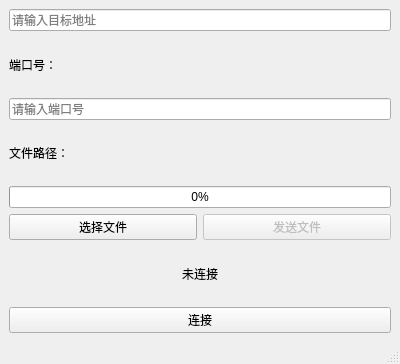
<?xml version="1.0" encoding="UTF-8"?>
<ui version="4.0">
 <class>FileTransfer</class>
 <widget class="QMainWindow" name="FileTransfer">
  <property name="geometry">
   <rect>
    <x>0</x>
    <y>0</y>
    <width>400</width>
    <height>364</height>
   </rect>
  </property>
  <property name="windowTitle">
   <string>文件传输</string>
  </property>
  <widget class="QWidget" name="centralwidget">
   <layout class="QVBoxLayout" name="verticalLayout">
    <item>
     <widget class="QLineEdit" name="targetAddressEdit">
      <property name="placeholderText">
       <string>请输入目标地址</string>
      </property>
     </widget>
    </item>
    <item>
     <widget class="QLabel" name="portNumberLabel">
      <property name="text">
       <string>端口号：</string>
      </property>
     </widget>
    </item>
    <item>
     <widget class="QLineEdit" name="portNumberEdit">
      <property name="placeholderText">
       <string>请输入端口号</string>
      </property>
     </widget>
    </item>
    <item>
     <widget class="QLabel" name="filePathLabel">
      <property name="text">
       <string>文件路径：</string>
      </property>
     </widget>
    </item>
    <item>
     <widget class="QProgressBar" name="progressBar">
      <property name="minimum">
       <number>0</number>
      </property>
      <property name="maximum">
       <number>100</number>
      </property>
      <property name="value">
       <number>0</number>
      </property>
     </widget>
    </item>
    <item>
     <layout class="QHBoxLayout" name="horizontalLayout">
      <item>
       <widget class="QPushButton" name="selectFileButton">
        <property name="text">
         <string>选择文件</string>
        </property>
       </widget>
      </item>
      <item>
       <widget class="QPushButton" name="sendFileButton">
        <property name="enabled">
         <bool>false</bool>
        </property>
        <property name="text">
         <string>发送文件</string>
        </property>
       </widget>
      </item>
     </layout>
    </item>
    <item alignment="Qt::AlignmentFlag::AlignHCenter">
     <widget class="QLabel" name="connectionStatusLabel">
      <property name="text">
       <string>未连接</string>
      </property>
     </widget>
    </item>
    <item>
     <widget class="QPushButton" name="connectButton">
      <property name="enabled">
       <bool>true</bool>
      </property>
      <property name="text">
       <string>连接</string>
      </property>
     </widget>
    </item>
   </layout>
  </widget>
  <widget class="QMenuBar" name="menubar">
   <property name="geometry">
    <rect>
     <x>0</x>
     <y>0</y>
     <width>400</width>
     <height>37</height>
    </rect>
   </property>
  </widget>
  <widget class="QStatusBar" name="statusbar"/>
 </widget>
 <resources/>
 <connections/>
</ui>
